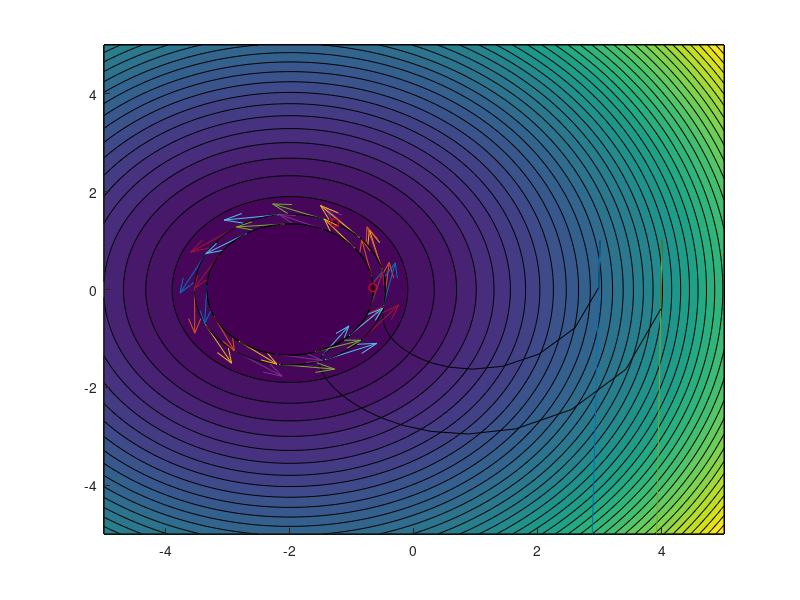

The MATLAB source for this figure:
clc;
%% Consts
r0 = [-2;0];
r1 = [3;1];
r2 = [4;1];
zd = 2;
k1 = 0.04;
k2 = 0.02;
thresh = .52;
t = 0;
maxcycles = 500;
arrowScale = 40;
video_flag = false;

%% prepare video
if video_flag
    figure;
    %pause;
    myVideo = VideoWriter('animation2.mp4', 'MPEG-4');
    myVideo.FrameRate = 100;
    myVideo.Quality = 100;
    open(myVideo);
end
%% prepare plot
D = (norm(r1-r0)+norm(r2-r0))/2;
hold on
plot(r1(1),r1(2),'go')
plot(r2(1),r2(2),'go')
plot(r0(1),r0(2),'bo')
xlim([-5 5])
ylim([-5 5])

x = linspace(-5,5);
y = linspace(-5,5);
[X,Y] = meshgrid(x,y);
Z = (X+2).^2+Y.^2;
contourf(X,Y,Z,40)


%% main loop
while D>thresh && t < maxcycles
   %update positions
   r1old = r1;
   r2old = r2;
   w = (r1-r2)/norm(r1-r2);
   v = flip(w).*[-1;1];
   c = k1*v;
   % calculate derivatives
   r1p = c*norm(r1-r0)^2;
   r2p = c*norm(r2-r0)^2;
   % add them with newx = oldx + -dy    and newy = oldy + dx
   d1 = k1*(norm(r1-r0)^2-2)*v+k2*w;%flip(r1p).*[-1;1];
   d2 = k1*(norm(r2-r0)^2-2)*v+k2*w;%flip(r2p).*[-1;1];
   r1 = r1+d1;
   r2 = r2+d2;
   %update D
   D = (norm(r1-r0)+norm(r2-r0))/2;
   %plot
   plot([r1old(1) r1(1)],[r1old(2) r1(2)],'k');
   plot([r2old(1) r2(1)],[r2old(2) r2(2)],'k'); 
   if(mod(t,30)==0)
       quiver(r1old(1),r1old(2),d1(1)*arrowScale,d1(2)*arrowScale);
       quiver(r2old(1),r2old(2),d2(1)*arrowScale,d2(2)*arrowScale);
   end
   % Video recording
   if video_flag
        frame = getframe(gcf);
        writeVideo(myVideo, frame);
   end
   t = t+1;
end
plot(r1(1),r1(2),'ro')
plot(r2(1),r2(2),'ro')
if video_flag
        frame = getframe(gcf);
        writeVideo(myVideo, frame);
end
if video_flag; close(myVideo); end
hold off
    
